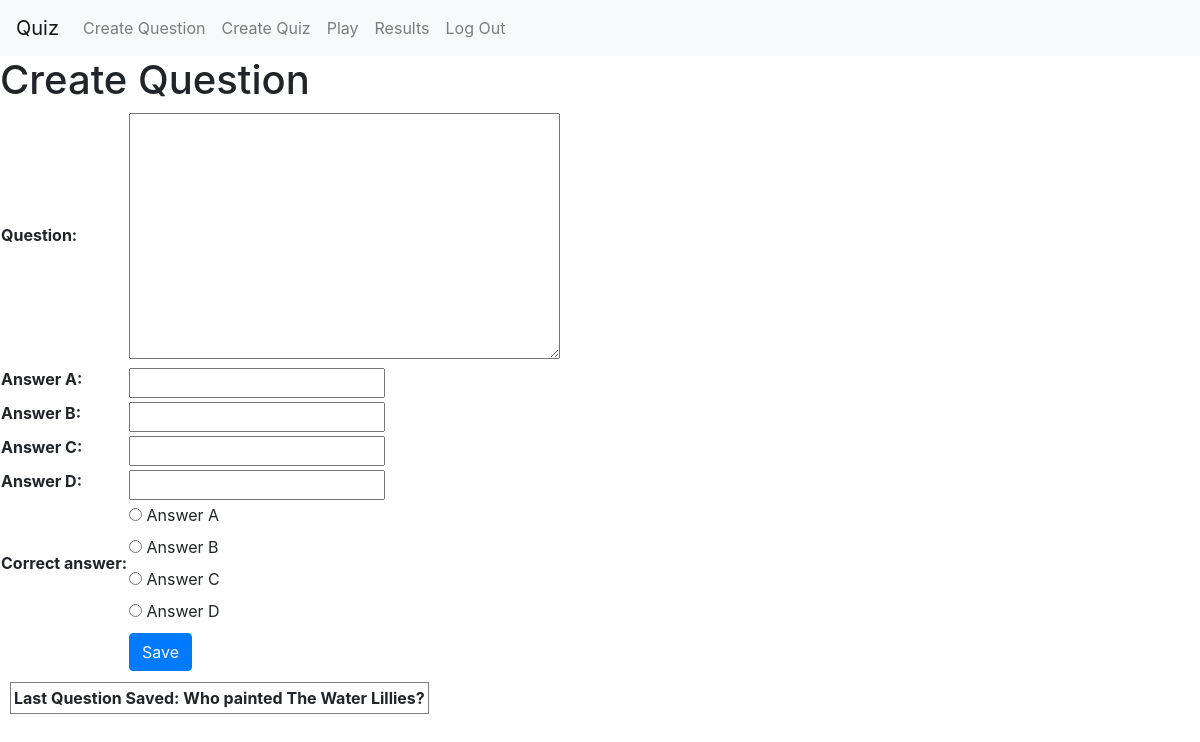
The app's page /create_question/ (signed in), older data.
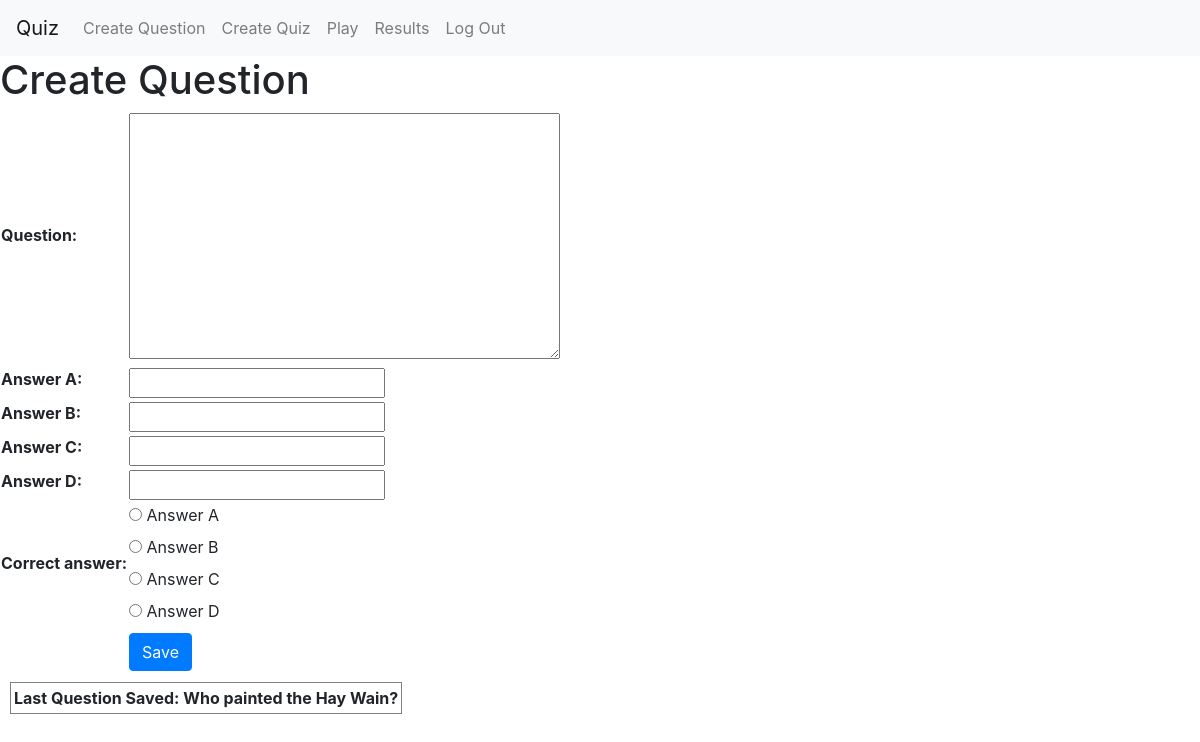
The same page, newer data.
### capstone/models.py (models this page shows, shortened)
class Question(models.Model):
    user = models.ForeignKey("User", on_delete=models.CASCADE, related_name="setter")
    timestamp = models.DateTimeField(auto_now_add=True)
    content = models.TextField()
    answer0 = models.CharField(max_length=30)
    answer1 = models.CharField(max_length=30)
    answer2 = models.CharField(max_length=30)
    answer3 = models.CharField(max_length=30)
    correct_answer = models.CharField(max_length=30, default="unanswered")

### capstone/views.py (the view)
# urls.py: path("create_question/", views.create_question, name="create_question"),
@login_required
def create_question(request):
    if request.method == 'POST':
        form = QuestionCreateForm(request.POST)
        if form.is_valid():
            form.instance.user = request.user
            form.save()
            return HttpResponseRedirect(reverse("create_question"))
        else:
            question_last = Question.objects.all().last()
            return render(request, "capstone/create_question.html", {
                "form": form,
                "question_last": question_last
            })
    else:
        question_last = Question.objects.all().last()
        return render(request, "capstone/create_question.html", {
            "form": QuestionCreateForm(),
            "question_last": question_last
        })

### capstone/forms.py
class QuestionCreateForm(forms.ModelForm):
    correct_answer = forms.ChoiceField(choices=CHOICES, widget=forms.RadioSelect())
    class Meta:
        model = Question
        exclude = ['user', 'timestamp']
        labels = {
            "content": "Question",
            "answer0": "Answer A",
            "answer1": "Answer B",
            "answer2": "Answer C",
            "answer3": "Answer D",
        }

### capstone/templates/capstone/create_question.html (shortened to what this page needs)
{% extends "capstone/layout.html" %}
{% load static %}
{% block body %}
    <h1>Create Question</h1>
    <form action="{% url 'create_question' %}" method="post" novalidate>
    <table class="question_input">
        {{ form.as_table }}
        <tr>
            <td>&nbsp;</td>
            <td><input class="btn btn-primary" type="submit" value="Save"></td>
        </tr>
    </table>
    </form>
    {% if question_last %}
        <table class="question_last">
            <tr>
                <th>Last Question Saved: </th>
                <th>{{ question_last.content }}</th>
            </tr>
        </table>
    {% else %}
        <p> No Saved Questions. </p>
    {% endif %}
{% endblock %}

Row changes from the older to the newer data that the page shows:
no longer on this page (row unchanged): Question: content "Who painted The Water Lillies?"
added Question: content "Who painted the Hay Wain?"
